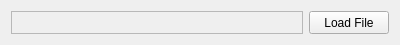
<?xml version="1.0" encoding="UTF-8"?>
<ui version="4.0">
 <class>GUI_get_model</class>
 <widget class="QWidget" name="GUI_get_model">
  <property name="geometry">
   <rect>
    <x>0</x>
    <y>0</y>
    <width>400</width>
    <height>45</height>
   </rect>
  </property>
  <property name="windowTitle">
   <string>Form</string>
  </property>
  <layout class="QHBoxLayout" name="horizontalLayout">
   <item>
    <widget class="QLabel" name="file_label">
     <property name="frameShape">
      <enum>QFrame::StyledPanel</enum>
     </property>
     <property name="frameShadow">
      <enum>QFrame::Plain</enum>
     </property>
     <property name="text">
      <string/>
     </property>
    </widget>
   </item>
   <item>
    <widget class="QPushButton" name="loadfile_button">
     <property name="sizePolicy">
      <sizepolicy hsizetype="Maximum" vsizetype="Expanding">
       <horstretch>0</horstretch>
       <verstretch>0</verstretch>
      </sizepolicy>
     </property>
     <property name="text">
      <string>Load File</string>
     </property>
    </widget>
   </item>
  </layout>
 </widget>
 <resources/>
 <connections/>
</ui>
